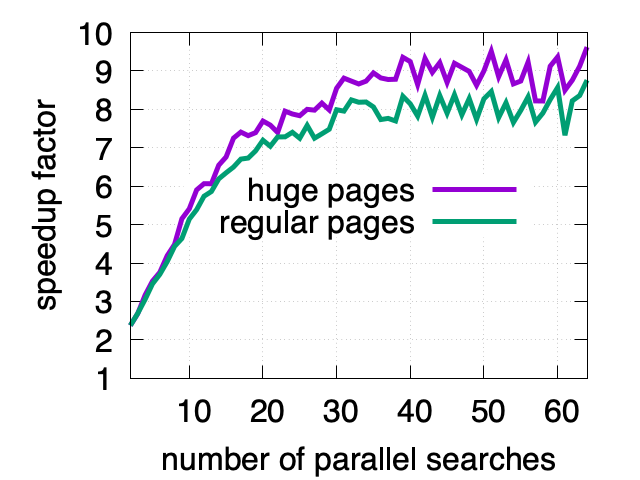

Write the gnuplot code that produced this figure.
set term pngcairo fontscale 2
set out "results.png"
set ylabel "speedup factor"
set xlabel "number of parallel searches"
set xrange [2:64]
set yrange [1:]

set grid xtics
set grid ytics

set key center
plot "cannon_huge.txt" using 1:3 w lines lw 5 ti "huge pages", "cannon.txt" using 1:3 w lines lw 5  ti "regular pages"
